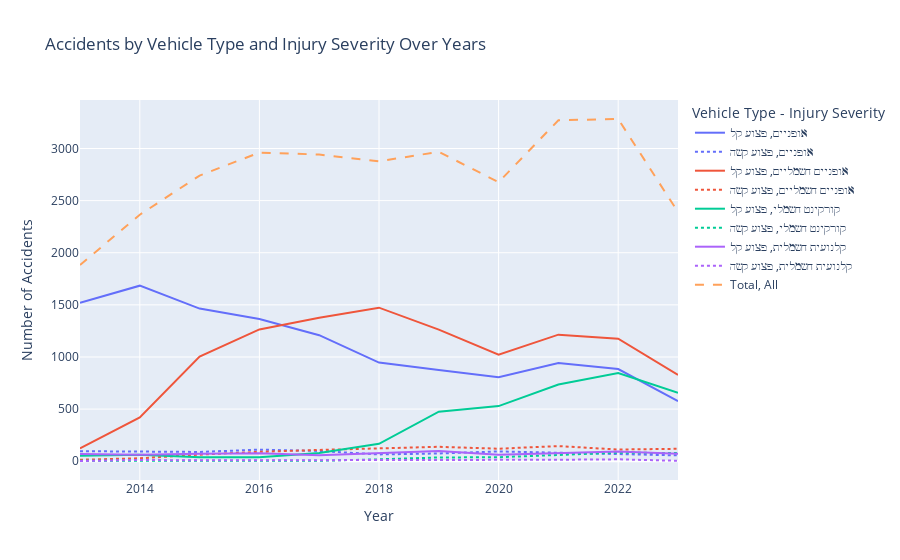

Notebook code for this chart:
### Markdown cell above
#### Graph Conclusion:
Regular bicycles accidents are on a decline.
It look like E-Bicycles will take over accident wise, but a down trend appears through the years.

There has also been a rise in scooters accidents.

**Question:** Does the overall number of accidents in decline or the multitude of micro vehicles hides the overall rise?

I expect the total number to show a rise in accidents.

### Code cell
# Calculate the total number of accidents per year
total_accidents_per_year = melted_df.groupby('accident_year')['count'].sum().reset_index()
total_accidents_per_year['involve_vehicle_type_hebrew'] = 'Total'
total_accidents_per_year['injury_severity_hebrew'] = 'All'

# Append the summary data to your melted DataFrame
combined_df = pd.concat([melted_df, total_accidents_per_year])

# Create the plot with the combined DataFrame
fig = px.line(combined_df, 
              x='accident_year', 
              y='count', 
              color='involve_vehicle_type_hebrew', 
              line_dash='injury_severity_hebrew',
              title='Accidents by Vehicle Type and Injury Severity Over Years')

# Update layout
fig.update_layout(xaxis_title='Year',
                  yaxis_title='Number of Accidents',
                  legend_title='Vehicle Type - Injury Severity')

# Show the plot
fig.show()

### Figure 1 — Plotly figure (JSON) as saved in the notebook; plotly's stock layout.template omitted (floating-point values rounded to 4 significant figures)
{"data": [{"hovertemplate": "involve_vehicle_type_hebrew=אופניים<br>injury_severity_hebrew=פצוע קל<br>accident_year=%{x}<br>count=%{y}<extra></extra>", "legendgroup": "אופניים, פצוע קל", "line": {"color": "#636efa", "dash": "solid"}, "marker": {"symbol": "circle"}, "mode": "lines", "name": "אופניים, פצוע קל", "orientation": "v", "showlegend": true, "type": "scatter", "x": [2013, 2014, 2015, 2016, 2017, 2018, 2019, 2020, 2021, 2022, 2023], "xaxis": "x", "y": [1520, 1684, 1464, 1365, 1209, 946, 876, 805, 942, 884, 576], "yaxis": "y"}, {"hovertemplate": "involve_vehicle_type_hebrew=אופניים<br>injury_severity_hebrew=פצוע קשה<br>accident_year=%{x}<br>count=%{y}<extra></extra>", "legendgroup": "אופניים, פצוע קשה", "line": {"color": "#636efa", "dash": "dot"}, "marker": {"symbol": "circle"}, "mode": "lines", "name": "אופניים, פצוע קשה", "orientation": "v", "showlegend": true, "type": "scatter", "x": [2013, 2014, 2015, 2016, 2017, 2018, 2019, 2020, 2021, 2022, 2023], "xaxis": "x", "y": [96, 94, 89, 111, 98, 65, 74, 94, 82, 73, 56], "yaxis": "y"}, {"hovertemplate": "involve_vehicle_type_hebrew=אופניים חשמליים<br>injury_severity_hebrew=פצוע קל<br>accident_year=%{x}<br>count=%{y}<extra></extra>", "legendgroup": "אופניים חשמליים, פצוע קל", "line": {"color": "#EF553B", "dash": "solid"}, "marker": {"symbol": "circle"}, "mode": "lines", "name": "אופניים חשמליים, פצוע קל", "orientation": "v", "showlegend": true, "type": "scatter", "x": [2013, 2014, 2015, 2016, 2017, 2018, 2019, 2020, 2021, 2022, 2023], "xaxis": "x", "y": [123, 420, 1004, 1264, 1377, 1473, 1262, 1022, 1214, 1175, 828], "yaxis": "y"}, {"hovertemplate": "involve_vehicle_type_hebrew=אופניים חשמליים<br>injury_severity_hebrew=פצוע קשה<br>accident_year=%{x}<br>count=%{y}<extra></extra>", "legendgroup": "אופניים חשמליים, פצוע קשה", "line": {"color": "#EF553B", "dash": "dot"}, "marker": {"symbol": "circle"}, "mode": "lines", "name": "אופניים חשמליים, פצוע קשה", "orientation": "v", "showlegend": true, "type": "scatter", "x": [2013, 2014, 2015, 2016, 2017, 2018, 2019, 2020, 2021, 2022, 2023], "xaxis": "x", "y": [14, 28, 63, 90, 108, 122, 138, 120, 145, 112, 119], "yaxis": "y"}, {"hovertemplate": "involve_vehicle_type_hebrew=קורקינט חשמלי<br>injury_severity_hebrew=פצוע קל<br>accident_year=%{x}<br>count=%{y}<extra></extra>", "legendgroup": "קורקינט חשמלי, פצוע קל", "line": {"color": "#00cc96", "dash": "solid"}, "marker": {"symbol": "circle"}, "mode": "lines", "name": "קורקינט חשמלי, פצוע קל", "orientation": "v", "showlegend": true, "type": "scatter", "x": [2013, 2014, 2015, 2016, 2017, 2018, 2019, 2020, 2021, 2022, 2023], "xaxis": "x", "y": [53, 61, 38, 39, 79, 167, 475, 529, 736, 846, 657], "yaxis": "y"}, {"hovertemplate": "involve_vehicle_type_hebrew=קורקינט חשמלי<br>injury_severity_hebrew=פצוע קשה<br>accident_year=%{x}<br>count=%{y}<extra></extra>", "legendgroup": "קורקינט חשמלי, פצוע קשה", "line": {"color": "#00cc96", "dash": "dot"}, "marker": {"symbol": "circle"}, "mode": "lines", "name": "קורקינט חשמלי, פצוע קשה", "orientation": "v", "showlegend": true, "type": "scatter", "x": [2013, 2014, 2015, 2016, 2017, 2018, 2019, 2020, 2021, 2022, 2023], "xaxis": "x", "y": [5, 5, 3, 7, 4, 18, 36, 38, 61, 82, 78], "yaxis": "y"}, {"hovertemplate": "involve_vehicle_type_hebrew=קלנועית חשמלית<br>injury_severity_hebrew=פצוע קל<br>accident_year=%{x}<br>count=%{y}<extra></extra>", "legendgroup": "קלנועית חשמלית, פצוע קל", "line": {"color": "#ab63fa", "dash": "solid"}, "marker": {"symbol": "circle"}, "mode": "lines", "name": "קלנועית חשמלית, פצוע קל", "orientation": "v", "showlegend": true, "type": "scatter", "x": [2013, 2014, 2015, 2016, 2017, 2018, 2019, 2020, 2021, 2022, 2023], "xaxis": "x", "y": [69, 61, 71, 77, 58, 76, 99, 61, 77, 93, 72], "yaxis": "y"}, {"hovertemplate": "involve_vehicle_type_hebrew=קלנועית חשמלית<br>injury_severity_hebrew=פצוע קשה<br>accident_year=%{x}<br>count=%{y}<extra></extra>", "legendgroup": "קלנועית חשמלית, פצוע קשה", "line": {"color": "#ab63fa", "dash": "dot"}, "marker": {"symbol": "circle"}, "mode": "lines", "name": "קלנועית חשמלית, פצוע קשה", "orientation": "v", "showlegend": true, "type": "scatter", "x": [2013, 2014, 2015, 2016, 2017, 2018, 2019, 2020, 2021, 2022, 2023], "xaxis": "x", "y": [2, 12, 8, 8, 9, 10, 8, 8, 14, 18, 4], "yaxis": "y"}, {"hovertemplate": "involve_vehicle_type_hebrew=Total<br>injury_severity_hebrew=All<br>accident_year=%{x}<br>count=%{y}<extra></extra>", "legendgroup": "Total, All", "line": {"color": "#FFA15A", "dash": "dash"}, "marker": {"symbol": "circle"}, "mode": "lines", "name": "Total, All", "orientation": "v", "showlegend": true, "type": "scatter", "x": [2013, 2014, 2015, 2016, 2017, 2018, 2019, 2020, 2021, 2022, 2023], "xaxis": "x", "y": [1882, 2365, 2740, 2961, 2942, 2877, 2968, 2677, 3271, 3283, 2390], "yaxis": "y"}], "layout": {"legend": {"title": {"text": "Vehicle Type - Injury Severity"}, "tracegroupgap": 0}, "title": {"text": "Accidents by Vehicle Type and Injury Severity Over Years"}, "xaxis": {"anchor": "y", "domain": [0, 1], "title": {"text": "Year"}}, "yaxis": {"anchor": "x", "domain": [0, 1], "title": {"text": "Number of Accidents"}}}}
